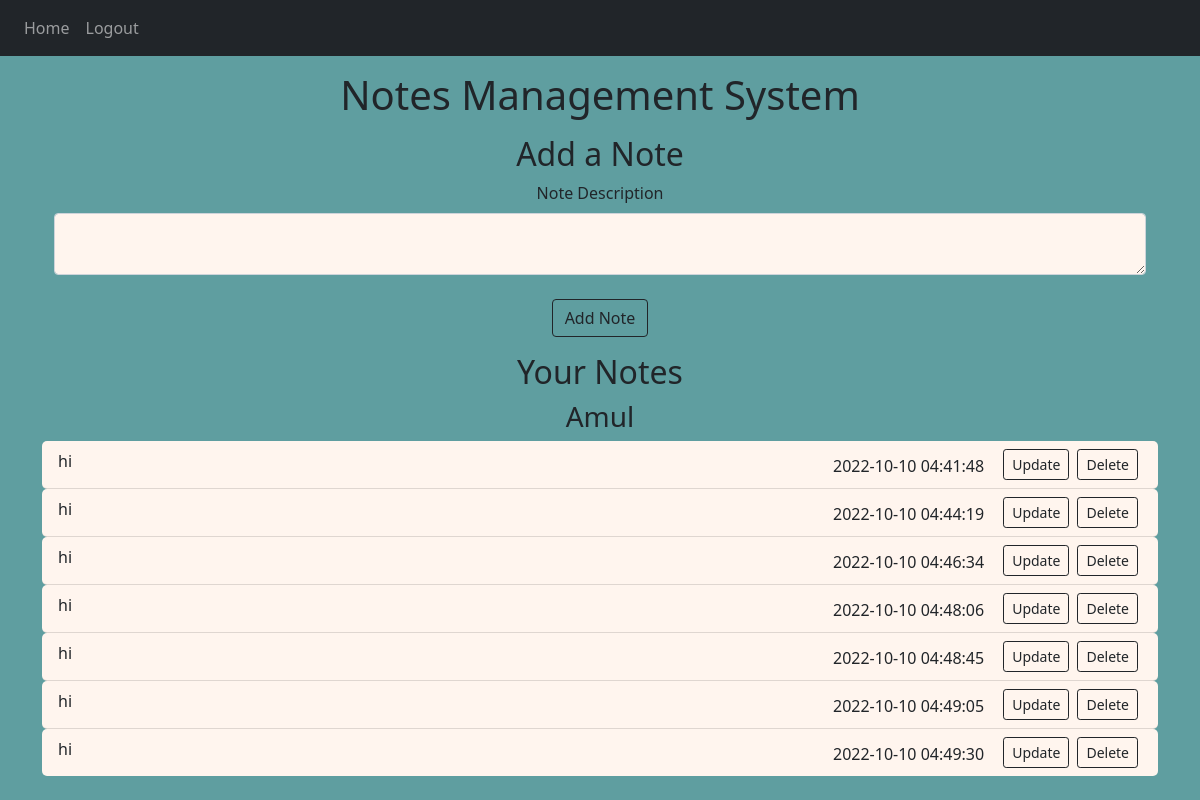
Page / (signed in) on the committed database.
### Project/models.py (models this page shows, shortened)
class User(db.Model, UserMixin):
    id = db.Column(db.Integer, primary_key=True)
    email = db.Column(db.String(150), unique=True)
    password = db.Column(db.String(40), nullable=False)
    first_name = db.Column(db.String(40))
    notes = db.relationship('Note')

class Note(db.Model):
    id = db.Column(db.Integer, primary_key=True)
    data = db.Column(db.String(1000))
    date = db.Column(db.DateTime(timezone=True), default=func.now())
    user_id = db.Column(db.Integer, db.ForeignKey('user.id'))

### Project/views.py (the view, shortened to what this page needs)
@views.route('/', methods=['GET', 'POST'])
@login_required
def home():
    return render_template("home.html", user=current_user)

### Project/__init__.py (called while the page is built)
def create_app():
    app = Flask(__name__)
    app.config['SECRET_KEY'] = 'Always Be Honest'
    app.config['SQLALCHEMY_DATABASE_URI'] = 'sqlite:///../instance/database.db'
    db.init_app(app)
    from .views import views
    from .auth import auth
    app.register_blueprint(views, url_prefix='/')
    app.register_blueprint(auth, url_prefix='/')
    from .models import User, Note
    login_manager = LoginManager()
    login_manager.login_view = 'auth.login'
    login_manager.init_app(app)
    @login_manager.user_loader
    def load_user(id):
        return User.query.get(int(id))
    return app

### Project/templates/home.html (shortened to what this page needs)
{% extends "base.html" %}
{% block content %}
<div class="container my-3">
    <h2 align="center">Add a Note</h2>
    <form method="POST">
        <div align="center">
            <label for="note" class="form-lable">Note Description</label>
            <textarea name="note" id="note" class="form-control"
                      style="background-color:#FFF5EE"></textarea>
        </div>
        <br />
        <div align="center">
            <button type="submit" class="btn btn-outline-dark">Add Note</button>
        </div>
    </form>
</div>
<h2 align="center">Your Notes</h2>
<h3 align="center">{{ user.first_name }}</h3>
<ul class="list-group list-group-flush" id="notes">
   {% for note in user.notes %}
    <li class="list-group-item" style="background-color:#FFF5EE; border-radius:5px;">
        {{ note.data }}
            <a href="/delete/{{note.id}}" type="button" class="btn btn-outline-dark btn-sm mx-1" style="float:right">Delete</a>
            <a href="/update/{{note.id}}" type="button" class="btn btn-outline-dark btn-sm mx-1" style="float:right">Update</a>
            <h7 style="float:right; margin-right: 15px; margin-top: 5px">{{ note.date }}</h7>
    </li>
    {% endfor %}
</ul>
{% endblock %}

### Project/static/style.css (style rules this page uses)
body { background-color: #5F9EA0; }

### rows in the picture
User: first_name "Amul"
Note: data "hi", date "2022-10-10 04:41:48"
Note: data "hi", date "2022-10-10 04:44:19"
Note: data "hi", date "2022-10-10 04:46:34"
Note: data "hi", date "2022-10-10 04:48:06"
Note: data "hi", date "2022-10-10 04:48:45"
Note: data "hi", date "2022-10-10 04:49:05"
Note: data "hi", date "2022-10-10 04:49:30"
